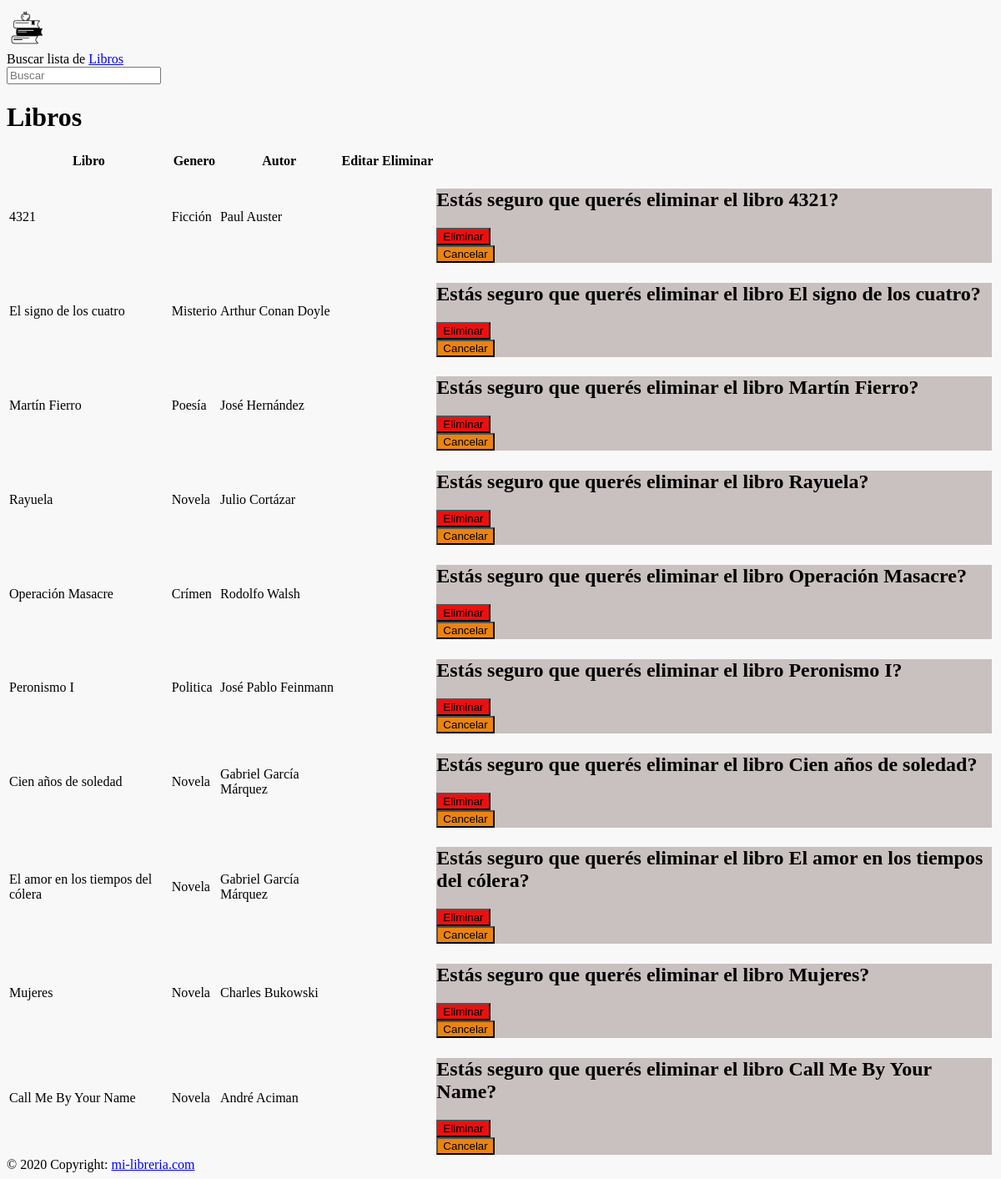
Page /libros on the committed database.
### database_setup.py (models this page shows, shortened)
class Libro(Base):
    __tablename__ = 'libro'
    id = Column(Integer, primary_key=True)
    titulo = Column(String(250), nullable=False)
    autor = Column(String(250), nullable=False)
    genero = Column(String(250))

### app.py (the view)
@app.route('/libros')
def mostrarLibros():
    libros = session.query(Libro).all()
    return render_template('libros.html', libros=libros)

### templates/libros.html (shortened to what this page needs)
{% extends "template.html" %}
{% block contenido %}
<div class="">
    <div class=" uk-text-center">
        <h1>Libros</h1>
    </div>
    <div class="uk-container uk-margin-small uk-overflow-auto uk-height-max-large ">
        <table class="uk-table uk-table-striped uk-table-condensed uk-text-nowrap">
            <tr>
                <th>Libro</th>
                <th>Genero</th>
                <th>Autor</th>
                <th>Editar</th>
                <th>Eliminar</th>
                <th></th>
            </tr>
            {% for libro in libros %}
            <tr>
                <td >{{libro.titulo}}</td>
                <td>{{libro.genero}}</td>
                <td>{{libro.autor}}</td>
                <td>
                </td>
                <td>
                </td>
                <td>
                    <div id="modal" uk-modal>
                        <div class="uk-modal-dialog uk-modal-body fondo">
                            <h2> Estás seguro que querés eliminar el libro {{libro.titulo}}? </h2>
                            <div class="uk-flex uk-padding-remove">
                                <form action="#" method='post' class="uk-width-1-4 uk-box-shadow-hover-xlarge ">
                                    <button class="uk-background-blend-overlay rojo uk-width-4-4 uk-padding-small uk-border-rounded uk-margin-medium-right uk-text-truncate" type="submit">Eliminar</button>
                                </form>
                                <button class="naranja uk-modal-close uk-width-1-4 uk-padding-small uk-border-rounded uk-margin-left uk-text-truncate " type="button">Cancelar</button>
                            </div>
                        </div>
                    </div>
                </td>
            </tr>
            {% endfor %}
        </table>
    </div>
</div>
{% endblock %}

### templates/template.html (shortened to what this page needs)
<!DOCTYPE html>
<html lang="en">
<head>
    <link rel="stylesheet" href="https://cdn.jsdelivr.net/npm/uikit@3.7.2/dist/css/uikit.min.css" />
    <link rel="stylesheet" href="{{url_for('static', filename='css/style.css')}}">
</head>
<body>
    <nav class="uk-navbar-container uk-animation-fade" tabindex="0" uk-navbar>
        <div class="uk-navbar-left uk-margin-medium-left uk-">
            <a class="uk-navbar-item uk-logo uk-box-shadow-hover-large" href="{{url_for('home')}}"><img src="{{url_for('static', filename='images/books_icon.png')}}" uk-logo height="50" width="50"  ></a>
        </div>
        <div class="uk-navbar-right ">
            <div class="uk-navbar-item">
                <div>Buscar lista de <a href="{{url_for('mostrarLibros')}}">Libros</a></div>
            </div>
            <div class="uk-navbar-item">
                <div class="uk-margin">
                    <form class="uk-search uk-search-default">
                        <input class="uk-search-input" type="search" placeholder="Buscar">
                    </form>
                </div>
            </div>
        </div>
    </nav>
{% block contenido %}{% endblock %}
    <div class="uk-position-bottom uk-flex-last\@m ">
        <footer class="uk-position-bottom uk-margin-remove-bottom uk-nav-center uk-margin-xlarge-top" >
            <div class="uk-background-secondary uk-margin-remove-bottom">
                © 2020 Copyright:
                <a class="text-white uk-link-muted" href="{{url_for('home')}}">mi-libreria.com</a>
            </div>
        </footer>
    </div>
</body>
</html>

### static/css/style.css (style rules this page uses)
body { background-color:#f8f8f8; }
.rojo { background-color: #eb1010; }
.naranja { background-color: #EA8411; }
.fondo { background-color:rgb(201, 192, 192) ; }

### rows in the picture
Libro: titulo "4321", genero "Ficción", autor "Paul Auster"
Libro: titulo "El signo de los cuatro", genero "Misterio", autor "Arthur Conan Doyle"
Libro: titulo "Martín Fierro", genero "Poesía", autor "José Hernández"
Libro: titulo "Rayuela", genero "Novela", autor "Julio Cortázar"
Libro: titulo "Operación Masacre", genero "Crímen", autor "Rodolfo Walsh"
Libro: titulo "Peronismo I", genero "Politica", autor "José Pablo Feinmann"
Libro: titulo "Cien años de soledad", genero "Novela", autor "Gabriel García Márquez"
Libro: titulo "El amor en los tiempos del cólera", genero "Novela", autor "Gabriel García Márquez"
Libro: titulo "Mujeres", genero "Novela", autor "Charles Bukowski"
Libro: titulo "Call Me By Your Name", genero "Novela", autor "André Aciman"
